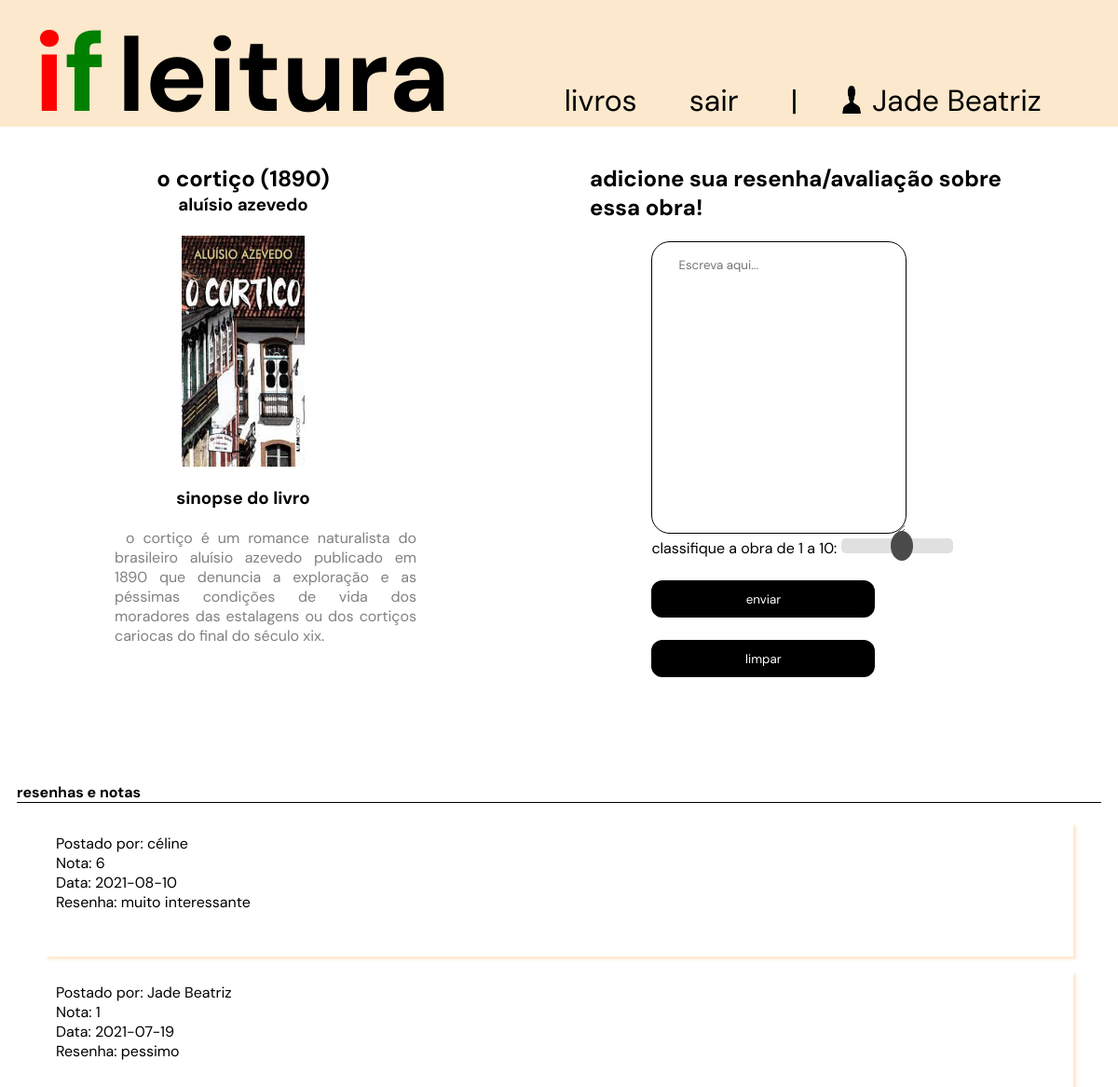
/php/livro.php?id=01003 (signed in), run on the app's committed database.
### tables this page shows
CREATE TABLE `usuario` (
  `id_usuario` int(255) NOT NULL,
  `nome` varchar(100) NOT NULL,
  `idade` int(3) NOT NULL,
  `email` varchar(100) NOT NULL,
  `senha` varchar(32) NOT NULL,
  `data` date NOT NULL DEFAULT current_timestamp()
);

CREATE TABLE `livro` (
  `titulo` varchar(100) NOT NULL,
  `autor` varchar(50) NOT NULL,
  `ano_publi` int(4) NOT NULL,
  `id` varchar(5) NOT NULL,
  `sinopse` text NOT NULL,
  `origem` varchar(20) NOT NULL,
  `capa` varchar(255) NOT NULL
);

### php/livro.php (the view, shortened to what this page needs)
<?php
$id_livro = $_GET['id'];
include('conexao.php');
$id = $_SESSION['id-usuario'];
$query = "SELECT * FROM usuario WHERE id_usuario = '$id'";
$resultado = mysqli_query($conexao, $query);
$dados = mysqli_fetch_array($resultado);
$sql = "SELECT * FROM livro WHERE id = '$id_livro'";
$result = mysqli_query($conexao, $sql);
$dados_livro = mysqli_fetch_array($result);
?>
<!DOCTYPE html>
<html lang="pt-br">
<head>
    <link rel='stylesheet' type='text/css' media='screen' href='../css/css.css'>
</head>
<body>
<div class='nome'>
    <h1 id="red">i</h1> <h1 id="green">f</h1> <h1 class="titulo">leitura</h1> <br>
    <ul>
    <li> <a href="home.php"> livros </a> </li>
    <li> <a href="logout.php"> sair </a> </li>
    <li> <a href="">|</a></li>
    <img src="../imgs/user2.png" alt="" id="user">
    <li> <a href=""><?php echo $dados['nome']; ?></a>  </li>
    </ul>
</div>
<div class="livro-pag">
    <div class="conteudo-livro">
        <h2> <?php echo $dados_livro['titulo'], " (", $dados_livro['ano_publi'], ")"; ?> </h2>
        <h3> <?php echo $dados_livro['autor']; ?> </h3> <br>
        <?php  $imgURL = 'upload/'.$dados_livro['capa']; ?>
        <img src="<?php echo $imgURL;?>" alt="<?php echo $dados_livro['titulo']; ?>" class="capa-livro"/> <br>
        <h3> sinopse do livro </h3>
        <p class="sinopse"> <?php echo $dados_livro['sinopse']; ?> </p>
    </div>
    <div class="resenha">
        <h2> adicione sua resenha/avaliação sobre essa obra! </h2> <br>
        <form method="POST" action="">
            <textarea name=resenha class="resenha-input" placeholder="Escreva aqui..." maxlength="1000"></textarea><br>
            <label for="nota"> classifique a obra de 1 a 10: </label>
            <input type="range" name="nota" class="nota" min="1" max="10"> <br>
            <button type="submit" name="Enviar" class="submit-resenha"> enviar </button><br>
            <button type=reset value=Limpar class="submit-resenha"> limpar </button>
        </form>
    </div>
</div>
<h4> resenhas e notas </h4> <br>
<div class="posts">
    <?php
        $query1 = "SELECT DISTINCT nome, resenha, nota, avaliacao.data FROM avaliacao, usuario
        WHERE avaliacao.id_usuario = usuario.id_usuario and avaliacao.id_livro=".$id_livro." ORDER BY id desc";
        $executar = mysqli_query($conexao, $query1);
        while($exibir = mysqli_fetch_array($executar)){
            echo "<div class='comentarios'> Postado por: ", $exibir['nome'], "<br> Nota: ", $exibir['nota'],
            "</br> Data: ", $exibir['data'], "<br> Resenha: ", $exibir['resenha'],"</div> <br>";
        }
    ?>
</div>
</body>
</html>

### css/css.css (style rules this page uses)
* { margin: 0 auto; font-family: 'DM Sans', sans-serif; }
.titulo { color: black; font-size: 14vh; margin-left: 1vw; }
#red { color:red; font-size: 15vh; margin-right: 0vw; }
#green { color: green; font-size: 15vh; margin-left: 0vw; margin-right: 0vw; }
ul { margin-top: 6vh; height: 6vh; list-style-type: none; display: flex; }
li { display: inline; }
li a { display: inline; margin-right: 3vw; color:black; padding: 10px; font-size: 4vh; text-decoration: none; }
#user { width: 2vw; height: 5vh; }
.nome { width: 100vw; height: 17vh; margin-bottom: 2vh; display: flex; justify-content: center; align-items: baseline; background-color: rgb(252, 232, 204); }
h4 { margin-left: 1.5vw; margin-right: 1.5vw; border-bottom: solid black 1px; }
.livro-pag { display: flex; justify-content: space-evenly; }
.livro-pag .conteudo-livro { width: 25vw; height: 80vh; margin-top: 3vh; margin-bottom: 3vh; display: flex; flex-direction: column; align-items: flex-start; }
.livro-pag .conteudo-livro .sinopse { width: 27vw; height: 23vh; margin-top: 1vh; margin-bottom: 2vh; color: gray; text-indent: 1vw; text-align: justify; text-justify: inter-word; padding: 1.5vh; }
.livro-pag .conteudo-livro .capa-livro { width: 11vw; height: 31vh; }
.livro-pag .resenha { width: 38vw; height: 74vh; margin-top: 3vh; margin-bottom: 3vh; display: flex; flex-direction: column; align-items: flex-start; }
.livro-pag .resenha .resenha-input { width: 20vw; height: 35vh; border: 1px black solid; border-radius: 20px; color: gray; text-indent: 1vw; padding: 2vh; }
.livro-pag .resenha .resenha-input::placeholder { text-align: start; margin-top: 0vh; }
.livro-pag .resenha .submit-resenha { width: 20vw; height: 5vh; margin-top: 3vh; background-color: black; color: white; border-radius: 12px; border: solid black; }
.livro-pag .resenha .nota { appearance: none; width: 10vw; height: 2vh; border-radius: 5px; background: #d3d3d3; outline: none; opacity: 0.7; transition: .2s; transition: opacity .2s; }
.posts { display: flex; flex-flow: row wrap; justify-content: space-evenly; }
.comentarios { width: 90vw; height: 15vh; overflow: auto; margin-bottom: 2vh; padding: 1.5vh; box-shadow: 3px 3px 3px rgb(252, 232, 204); }

### data on the page
usuario: nome "Jade Beatriz"
livro: titulo "o cortiço", ano_publi "1890", autor "aluísio azevedo", capa (picture), sinopse "o cortiço é um romance naturalista do brasileiro aluísio azevedo publicado em 1890 que denuncia a exploração e as péssimas condições de vida dos moradores das estalagens ou dos cortiços cariocas do final do século xix."

### other printed values
$exibir['nome'] "céline"
$exibir['nota'] "6"
$exibir['data'] "2021-08-10"
$exibir['resenha'] "muito interessante"
$exibir['nome'] "Jade Beatriz"
$exibir['nota'] "1"
$exibir['data'] "2021-07-19"
$exibir['resenha'] "pessimo"
